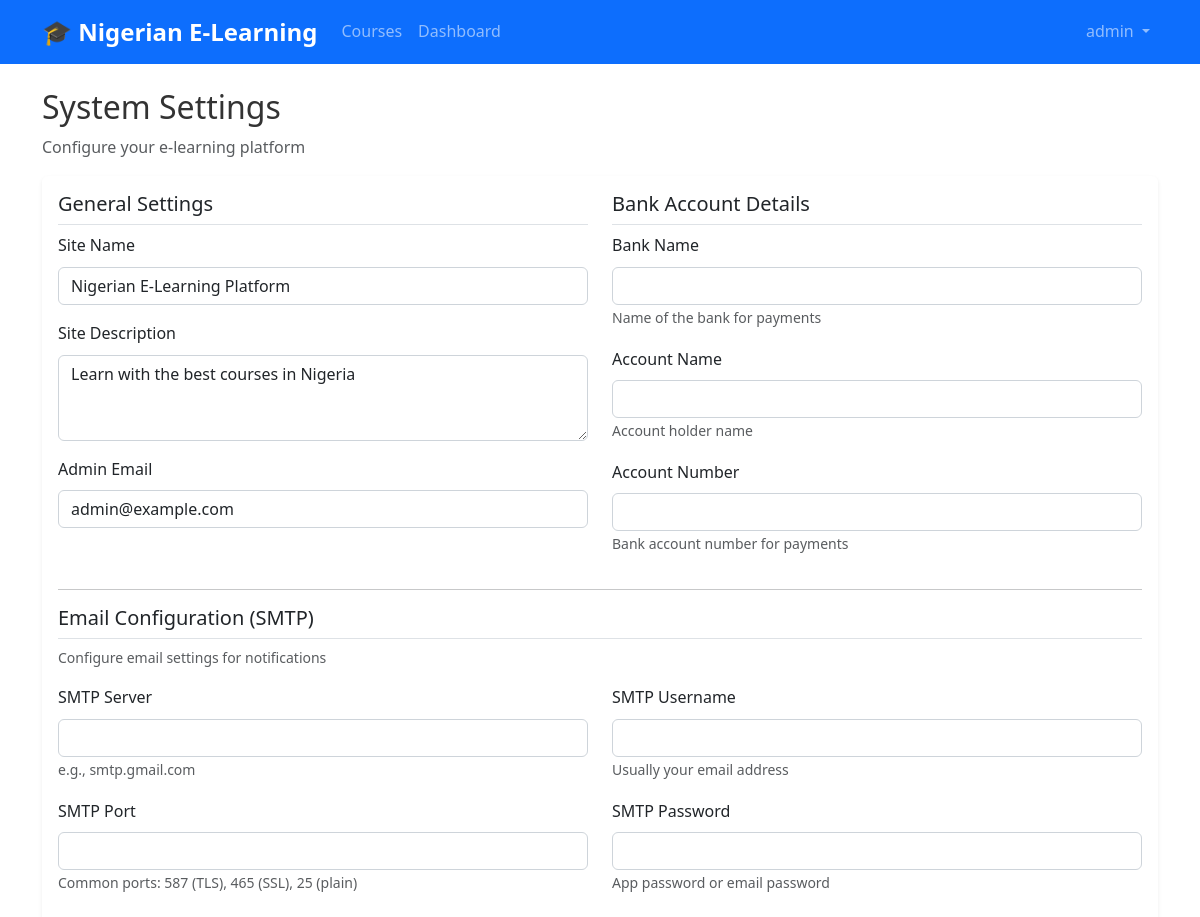
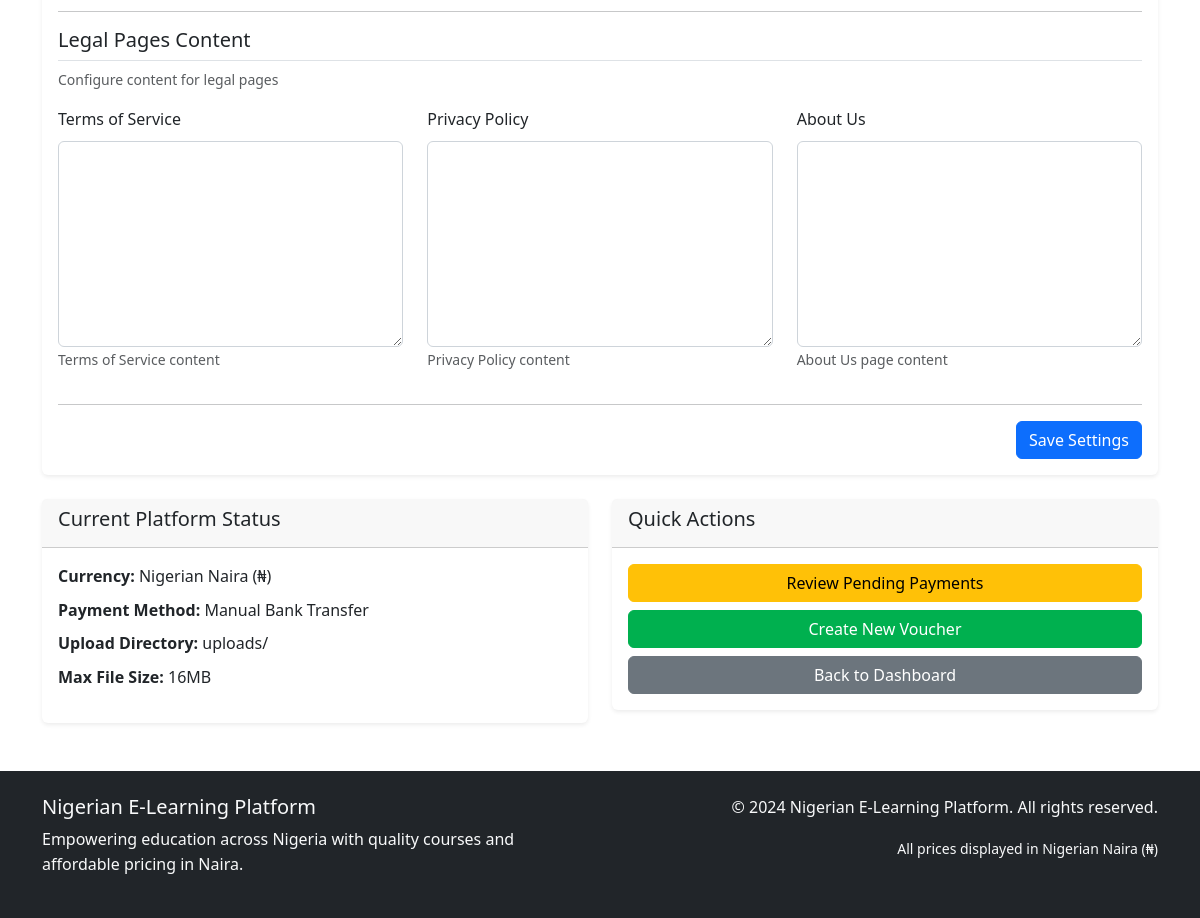
/settings (signed in), run on the app's committed database (2 pictures, top to bottom).
### models.py (models this page shows, shortened)
class User(UserMixin, db.Model):
    id = db.Column(db.Integer, primary_key=True)
    username = db.Column(db.String(80), unique=True, nullable=False)
    email = db.Column(db.String(120), unique=True, nullable=False)
    password_hash = db.Column(db.String(256), nullable=False)
    role = db.Column(db.String(20), nullable=False, default='student')  # admin, instructor, student
    first_name = db.Column(db.String(50))
    last_name = db.Column(db.String(50))
    active = db.Column(db.Boolean, default=True)
    wallet_balance = db.Column(db.Float, default=0.0)
    course_credits = db.Column(db.Integer, default=0)
    created_at = db.Column(db.DateTime, default=datetime.utcnow)
    courses_created = db.relationship('Course', backref='instructor', lazy='dynamic')
    enrollments = db.relationship('Enrollment', backref='student', lazy='dynamic')
    payments = db.relationship('Payment', backref='user', lazy='dynamic')
    wallet_transactions = db.relationship('WalletTransaction', backref='user', lazy='dynamic')
    quiz_attempts = db.relationship('QuizAttempt', backref='user', lazy='dynamic')
    assignment_submissions = db.relationship('AssignmentSubmission', backref='user', lazy='dynamic')
    @property
    def is_active(self):
        return self.active

class SystemSettings(db.Model):
    id = db.Column(db.Integer, primary_key=True)
    site_name = db.Column(db.String(100), default='E-Learning Platform')
    site_description = db.Column(db.Text)
    currency_symbol = db.Column(db.String(5), default='₦')
    admin_email = db.Column(db.String(120))
    smtp_server = db.Column(db.String(100))
    smtp_port = db.Column(db.Integer)
    smtp_username = db.Column(db.String(100))
    smtp_password = db.Column(db.String(256))
    bank_name = db.Column(db.String(100))
    bank_account_name = db.Column(db.String(100))
    bank_account_number = db.Column(db.String(20))
    terms_content = db.Column(db.Text)
    privacy_content = db.Column(db.Text)
    about_content = db.Column(db.Text)

### routes.py (the view)
@app.route('/settings', methods=['GET', 'POST'])
@login_required
@admin_required
def admin_settings():
    settings = SystemSettings.query.first()
    if not settings:
        settings = SystemSettings()
        db.session.add(settings)
        db.session.commit()
    form = SystemSettingsForm(obj=settings)
    if form.validate_on_submit():
        form.populate_obj(settings)
        db.session.commit()
        flash('Settings updated successfully!', 'success')
        return redirect(url_for('admin_settings'))
    return render_template('settings/admin.html', form=form)

### forms.py
class SystemSettingsForm(FlaskForm):
    site_name = StringField('Site Name', validators=[DataRequired(), Length(max=100)])
    site_description = TextAreaField('Site Description')
    admin_email = StringField('Admin Email', validators=[Email()])
    smtp_server = StringField('SMTP Server')
    smtp_port = IntegerField('SMTP Port', validators=[Optional(), NumberRange(min=1, max=65535)])
    smtp_username = StringField('SMTP Username')
    smtp_password = PasswordField('SMTP Password')
    bank_name = StringField('Bank Name')
    bank_account_name = StringField('Account Name')
    bank_account_number = StringField('Account Number')
    terms_content = TextAreaField('Terms of Service', widget=TextArea())
    privacy_content = TextAreaField('Privacy Policy', widget=TextArea())
    about_content = TextAreaField('About Us', widget=TextArea())

### app.py (called while the page is built)
@login_manager.user_loader
def load_user(user_id):
    from models import User
    return User.query.get(int(user_id))

### utils.py (called while the page is built)
def admin_required(f):
    @wraps(f)
    def decorated_function(*args, **kwargs):
        if not current_user.is_authenticated or current_user.role != 'admin':
            flash('Admin access required', 'danger')
            return redirect(url_for('dashboard'))
        return f(*args, **kwargs)
    return decorated_function

### templates/settings/admin.html (shortened to what this page needs)
{% extends "base.html" %}
{% block content %}
<div class="row">
    <div class="col-12">
        <h2>System Settings</h2>
        <p class="text-muted">Configure your e-learning platform</p>
    </div>
</div>
<div class="card">
    <div class="card-body">
        <form method="POST">
            <div class="row">
                <div class="col-md-6">
                    <h5 class="border-bottom pb-2">General Settings</h5>
                    <div class="mb-3">
                        {{ form.site_name.label(class="form-label") }}
                        {{ form.site_name(class="form-control") }}
                    </div>
                    <div class="mb-3">
                        {{ form.site_description.label(class="form-label") }}
                        {{ form.site_description(class="form-control", rows="3") }}
                    </div>
                    <div class="mb-3">
                        {{ form.admin_email.label(class="form-label") }}
                        {{ form.admin_email(class="form-control") }}
                    </div>
                </div>
                <div class="col-md-6">
                    <h5 class="border-bottom pb-2">Bank Account Details</h5>
                    <div class="mb-3">
                        {{ form.bank_name.label(class="form-label") }}
                        {{ form.bank_name(class="form-control") }}
                        <small class="form-text text-muted">Name of the bank for payments</small>
                    </div>
                    <div class="mb-3">
                        {{ form.bank_account_name.label(class="form-label") }}
                        {{ form.bank_account_name(class="form-control") }}
                        <small class="form-text text-muted">Account holder name</small>
                    </div>
                    <div class="mb-3">
                        {{ form.bank_account_number.label(class="form-label") }}
                        {{ form.bank_account_number(class="form-control") }}
                        <small class="form-text text-muted">Bank account number for payments</small>
                    </div>
                </div>
            </div>
            <hr>
            <div class="row">
                <div class="col-12">
                    <h5 class="border-bottom pb-2">Email Configuration (SMTP)</h5>
                    <p class="text-muted small">Configure email settings for notifications</p>
                </div>
                <div class="col-md-6">
                    <div class="mb-3">
                        {{ form.smtp_server.label(class="form-label") }}
                        {{ form.smtp_server(class="form-control") }}
                        <small class="form-text text-muted">e.g., smtp.gmail.com</small>
                    </div>
                    <div class="mb-3">
                        {{ form.smtp_port.label(class="form-label") }}
                        {{ form.smtp_port(class="form-control") }}
                        <small class="form-text text-muted">Common ports: 587 (TLS), 465 (SSL), 25 (plain)</small>
                    </div>
                </div>
                <div class="col-md-6">
                    <div class="mb-3">
                        {{ form.smtp_username.label(class="form-label") }}
                        {{ form.smtp_username(class="form-control") }}
                        <small class="form-text text-muted">Usually your email address</small>
                    </div>
                    <div class="mb-3">
                        {{ form.smtp_password.label(class="form-label") }}
                        {{ form.smtp_password(class="form-control") }}
                        <small class="form-text text-muted">App password or email password</small>
                    </div>
                </div>
            </div>
            <hr>
            <div class="row">
                <div class="col-12">
                    <h5 class="border-bottom pb-2">Legal Pages Content</h5>
                    <p class="text-muted small">Configure content for legal pages</p>
                </div>
                <div class="col-md-4">
                    <div class="mb-3">
                        {{ form.terms_content.label(class="form-label") }}
                        {{ form.terms_content(class="form-control", rows="8") }}
                        <small class="form-text text-muted">Terms of Service content</small>
                    </div>
                </div>
                <div class="col-md-4">
                    <div class="mb-3">
                        {{ form.privacy_content.label(class="form-label") }}
                        {{ form.privacy_content(class="form-control", rows="8") }}
                        <small class="form-text text-muted">Privacy Policy content</small>
                    </div>
                </div>
                <div class="col-md-4">
                    <div class="mb-3">
                        {{ form.about_content.label(class="form-label") }}
                        {{ form.about_content(class="form-control", rows="8") }}
                        <small class="form-text text-muted">About Us page content</small>
                    </div>
                </div>
            </div>
            <hr>
            <div class="d-grid gap-2 d-md-flex justify-content-md-end">
                <button type="submit" class="btn btn-primary">Save Settings</button>
            </div>
        </form>
    </div>
</div>
<div class="row mt-4">
    <div class="col-md-6">
        <div class="card">
            <div class="card-header">
                <h5>Current Platform Status</h5>
            </div>
            <div class="card-body">
                <ul class="list-unstyled">
                    <li class="mb-2">
                        <strong>Currency:</strong> Nigerian Naira (₦)
                    </li>
                    <li class="mb-2">
                        <strong>Payment Method:</strong> Manual Bank Transfer
                    </li>
                    <li class="mb-2">
                        <strong>Upload Directory:</strong> uploads/
                    </li>
                    <li class="mb-2">
                        <strong>Max File Size:</strong> 16MB
                    </li>
                </ul>
            </div>
        </div>
    </div>
    <div class="col-md-6">
        <div class="card">
            <div class="card-header">
                <h5>Quick Actions</h5>
            </div>
            <div class="card-body">
                <div class="d-grid gap-2">
                    <a href="{{ url_for('manage_payments') }}" class="btn btn-warning">Review Pending Payments</a>
                    <a href="{{ url_for('create_voucher') }}" class="btn btn-success">Create New Voucher</a>
                    <a href="{{ url_for('dashboard') }}" class="btn btn-secondary">Back to Dashboard</a>
                </div>
            </div>
        </div>
    </div>
</div>
{% endblock %}

### templates/base.html (shortened to what this page needs)
<!DOCTYPE html>
<html lang="en">
<head>
    <link href="https://cdn.jsdelivr.net/npm/bootstrap@5.3.0/dist/css/bootstrap.min.css" rel="stylesheet">
    <link href="https://cdn.jsdelivr.net/npm/feather-icons@4.28.0/dist/feather.min.css" rel="stylesheet">
    <link href="{{ url_for('static', filename='css/style.css') }}" rel="stylesheet">
</head>
<body>
    <nav class="navbar navbar-expand-lg navbar-dark bg-primary">
        <div class="container">
            <a class="navbar-brand" href="{{ url_for('index') }}">
                <strong>🎓 Nigerian E-Learning</strong>
            </a>
            <div class="collapse navbar-collapse" id="navbarNav">
                <ul class="navbar-nav me-auto">
                    <li class="nav-item">
                        <a class="nav-link" href="{{ url_for('courses') }}">Courses</a>
                    </li>
                    {% if current_user.is_authenticated %}
                    <li class="nav-item">
                        <a class="nav-link" href="{{ url_for('dashboard') }}">Dashboard</a>
                    </li>
                    {% endif %}
                </ul>
                <ul class="navbar-nav">
                    {% if current_user.is_authenticated %}
                    <li class="nav-item dropdown">
                        <a class="nav-link dropdown-toggle" href="#" role="button" data-bs-toggle="dropdown">
                            {{ current_user.username }}
                        </a>
                    </li>
                    {% endif %}
                </ul>
            </div>
        </div>
    </nav>
    <main class="container my-4">
        {% block content %}{% endblock %}
    </main>
    <footer class="bg-dark text-light py-4 mt-5">
        <div class="container">
            <div class="row">
                <div class="col-md-6">
                    <h5>Nigerian E-Learning Platform</h5>
                    <p>Empowering education across Nigeria with quality courses and affordable pricing in Naira.</p>
                </div>
                <div class="col-md-6 text-md-end">
                    <p>&copy; 2024 Nigerian E-Learning Platform. All rights reserved.</p>
                    <small>All prices displayed in Nigerian Naira (₦)</small>
                </div>
            </div>
        </div>
    </footer>
</body>
</html>

### static/css/style.css (style rules this page uses)
:root { --primary-color: #0d6efd; --success-color: #198754; --warning-color: #ffc107; --danger-color: #dc3545; --naira-color: #00b04f; --dark-color: #212529; --light-color: #f8f9fa; }
body { font-family: 'Segoe UI', Tahoma, Geneva, Verdana, sans-serif; line-height: 1.6; color: #333; }
.navbar-brand { font-weight: 700; font-size: 1.5rem; }
.navbar-nav .nav-link { font-weight: 500; transition: color 0.3s ease; }
.card { border: none; box-shadow: 0 0.125rem 0.25rem rgba(0, 0, 0, 0.075); transition: box-shadow 0.15s ease-in-out; }
.btn { border-radius: 0.375rem; font-weight: 500; transition: all 0.3s ease; }
.btn-primary { background-color: var(--primary-color); border-color: var(--primary-color); }
.btn-success { background-color: var(--naira-color); border-color: var(--naira-color); }
.form-control { border-radius: 0.375rem; border: 1px solid #ced4da; transition: border-color 0.15s ease-in-out, box-shadow 0.15s ease-in-out; }
footer { margin-top: auto; }

### data on the page
User: username "admin"
SystemSettings: site_name "Nigerian E-Learning Platform", site_description "Learn with the best courses in Nigeria", admin_email "admin@example.com"
